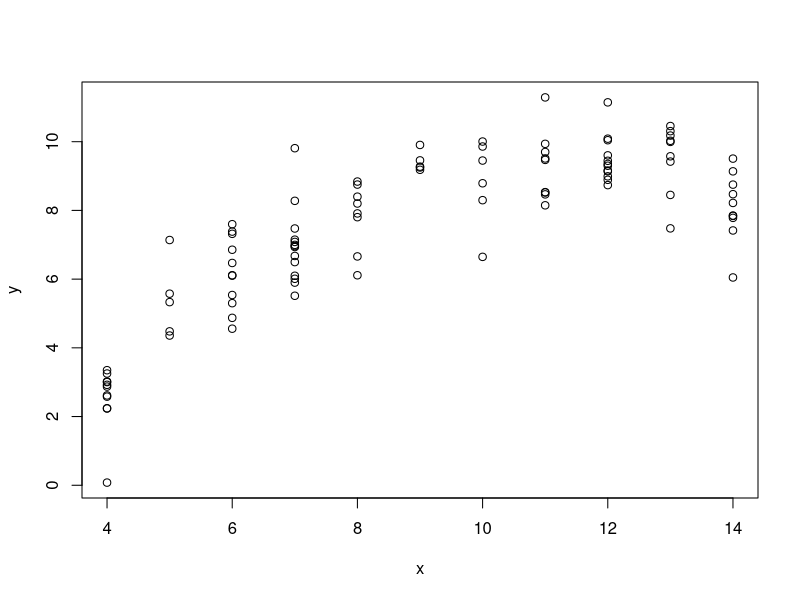

Here is the R script that generated this plot:
#### R_Demo_Simulation_Inference_2_Sample_Hold_out.R
##########################################################################
## INSTRUCTOR: Christopher Fariss
## COURSE NAME: Programming and Simulation Methods for Computational Social Science (2W)
## University of Essex Summer School 2024
##
## Date: 2024-07-22
##
## Please e-mail me if you find any errors or have and suggestions (either email is fine)
## e-mail: cjf0006@gmail.com
## e-mail: cjfariss@umich.edu
##########################################################################
##
## Goal: Improve the predictive power or predictive validity of a model
##
##########################################################################
## Introduction to tutorial:
##
## (1) Begin building towards and learning about cross-validation
## (NOTE: There is no "crossing" yet)
##
## For this R tutorial we will simulate a dataset and then randomly divide it into two subsets.
##
## We will fit a model using the observations from one of the subsets of data (training data).
##
## We will then use the model estimates to predict the value of the dependent variable for the remaining out-of-sample data subset (testing data).
##
##########################################################################


#set.seed(940)


## set number of observations for simulation
n <- 100

## simulation of variables (This model is one of Anscombe's quartets)
x <- sample(4:14,n,replace=TRUE)
table(x)
y <- -5.996 + 2.781*x -0.127*x^2 + rnorm(n,0,1)
#y <- -5.996 + 2.781*x -0.127*x^2 + rnorm(n,0,2)

## plot the simulated relationship
par(mfrow=c(1,1))
plot(x=x, y=y)

## create a subject/unit ID variable with one values for each unit
## here the indicator values takes on 2-Fold values {1,2}
folds <- sample(rep(1:2, n/2), size=n, replace=FALSE)
folds
table(folds)

## doesn't always yield 50/50 ratio of 1s and 2s
#folds <- sample(1:2, size=n, replace=TRUE)
#folds
#table(folds)

## create a data frame with the dependent variable, independent variable, and randomly created ID
dat <- data.frame(y, x, folds)

summary(dat)

head(dat)

## fit a linear model to the full dataset
model <- lm(y ~ x, data=dat)
summary(model)


## subset the full dataset into to subsets based on the ID variable
train <- subset(dat, folds==1)
test <- subset(dat, folds==2)

train <- dat[dat$folds==1,]
test <- dat[dat$folds==2,]

nrow(train)
nrow(test)


## Model 0: fit a linear model
fit <- lm(y ~ 1, data=train)
in_sample_rmse <- sqrt(mean((as.numeric(predict(fit))-train$y)^2))
in_sample_rmse

pred <- predict(fit, newdata=test)
rmse <- sqrt(mean((as.numeric(pred)-test$y)^2))
rmse

## Model 1: fit a linear model
fit <- lm(y ~ x, data=train)
in_sample_rmse <- sqrt(mean((as.numeric(predict(fit))-train$y)^2))
in_sample_rmse

pred <- predict(fit, newdata=test)
rmse <- sqrt(mean((as.numeric(pred)-test$y)^2))
rmse

## this is what predict function is doing under the hood
y_hat <- fit$coefficients[1] + fit$coefficients[2] * test$x 

## Model 2: fit a linear model with a squared term
fit <- lm(y ~ x + I(x^2), data=train)
in_sample_rmse <- sqrt(mean((as.numeric(predict(fit))-train$y)^2))
in_sample_rmse

pred <- predict(fit, newdata=test)
rmse <- sqrt(mean((as.numeric(pred)-test$y)^2))
rmse


## Model 3: fit a linear model with a squared term and a cubic term
fit <- lm(y ~ x + I(x^2) + I(x^3), data=train)
in_sample_rmse <- sqrt(mean((as.numeric(predict(fit))-train$y)^2))
in_sample_rmse

pred <- predict(fit, newdata=test)
rmse <- sqrt(mean((as.numeric(pred)-test$y)^2))
rmse


## Model 4: fit a linear model with a squared term and a cubic term and a 4th order term
fit <- lm(y ~ x + I(x^2) + I(x^3) + I(x^4), data=train)
in_sample_rmse <- sqrt(mean((as.numeric(predict(fit))-train$y)^2))
in_sample_rmse

pred <- predict(fit, newdata=test)
rmse <- sqrt(mean((as.numeric(pred)-test$y)^2))
rmse




